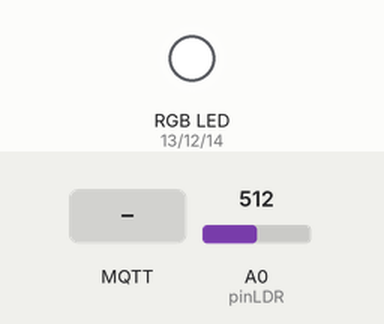
Simulated run of this sketch. Board: ESP8266 (NodeMCU). On the bench: an RGB LED mixed from three pins (HIGH = lit). The test bench sets the inputs (shaded band); at power-on: A0 (pinLDR) = 512. Dim RGB values are drawn brighter than linear; WiFi joins after 1.5 s; servers stay silent unless stated; network time is answered at once with the bench clock; the local clock reads 2024-03-15 10:24:30 at power-on unless the sketch sets it; storage starts empty; no MQTT or app messages arrive unless stated; what the sketch prints to the serial monitor is not drawn.

Above: at 6.7 s.
6.8 s: A0 (pinLDR) set to 122
At 8.0 s:
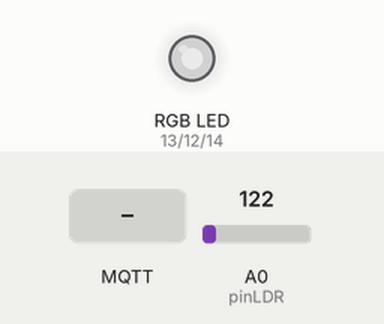
8.3 s: A0 (pinLDR) set to 138
At 9.1 s:
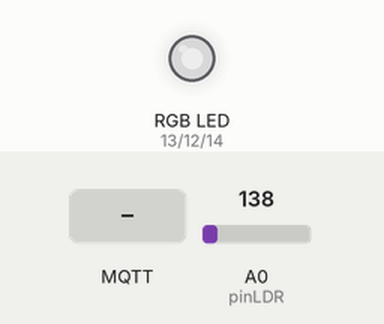
9.8 s: A0 (pinLDR) set to 306
At 10.3 s:
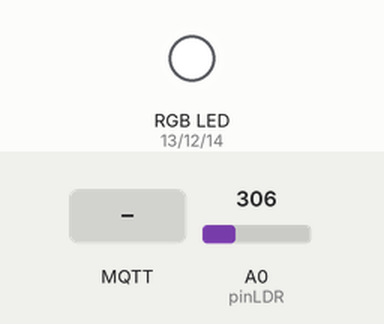
11.3 s: MQTT message "1" arrives on the first subscribed topic
At 12.6 s:
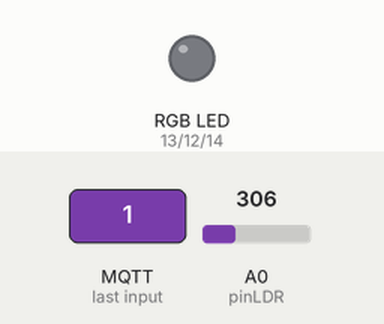
Timing chart, 0 to 14.3 s (numbered marks = the images above; inputs shaded):
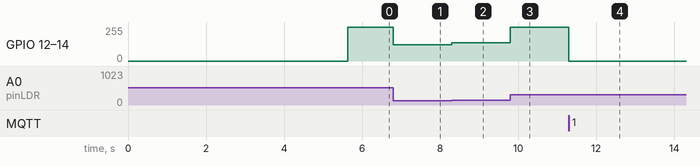

The sketch:

codigo_esp8266.ino
```cpp
/*
  Proyecto IoT
Equipo:
--Gomez Velaco Brian Jospeh
--Jacobo Castillo Andrew Pold
--Chuctaya Ruiz Diego Moises
--Ramos Ticona Gilbert
*/

#include "FS.h"
#include <ESP8266WiFi.h>
#include <PubSubClient.h>
#include <NTPClient.h>
#include <WiFiUdp.h>
#include <ArduinoJson.h>
#include <TimeLib.h>


// Valores para la conexion WiFi
const char* ssid                = "GOMEZ 2,4G";
const char* password            = "holathiago123456789";

const int pinLDR                = A0;
bool onOff                      = true;
int MODE_LED                    = 1;
int R                           = 50;
int G                           = 50;
int B                           = 50;
 //MQTT broker ip (EndPoint obtenido del portal AWS)
const char * AWS_endpoint       = "a34bt8gk372w9w-ats.iot.us-east-2.amazonaws.com";

unsigned long tiempoPrevio      = 0; // Variable para almacenar el tiempo previo
unsigned long intervalo         = 10000;

int redpin                      = 13; // select the pin for the red LED
int greenpin                    = 12 ;// select the pin for the green LED
int bluepin                     = 14;

//Nombre del topico para hacer Publish
const String topicPublish       = "sensor/data";

//Nombre del topico para hacer Subscribe
const String topicSubscribe     = "state/led";

WiFiUDP ntpUDP;
const long utcOffsetInSeconds   = -18000;
NTPClient timeClient(ntpUDP, "pool.ntp.org",utcOffsetInSeconds);


//CallBack, se imprime en el Monitor Serie el mensaje recivido por el servicio Cloud
void callback(char * topic, byte * payload, unsigned int length) {
  Serial.print("Message arrived [");
  Serial.print(topic);
  Serial.print("] ");
  for (int i = 0; i < length; i++) {
    Serial.print((char) payload[i]);
  }
  Serial.println(topic);

  payload[length] = '\0';
  String jsonString = String((char*)payload);
  DynamicJsonDocument doc(512);
  deserializeJson(doc, jsonString);
  int value1 = doc["on_off"];
  int value2 = doc["mode_led"];
  int r = doc["r"];
  int g = doc["g"];
  int b = doc["b"];

 // Si el valor del payload es 1 se enciende el led, de lo contrario se apaga
    if (value1 == 1) {
        onOff = true;
    } else if(value1 == 0) {
        onOff = false;
    }

    if(value2 == 1){
        MODE_LED = 1;
    }else if(value2 == 2){
        MODE_LED = 2;
        R=r;
        G=g;
        B=b;
    }
}

WiFiClientSecure espClient;
//MQTT port 8883 - standard
PubSubClient client(AWS_endpoint, 8883, callback, espClient);
long lastMsg = 0;
char msg[50];
int value = 0;
void setup_wifi() {
  delay(10);
  // Inicializamos Wifi
  espClient.setBufferSizes(512, 512);
  Serial.println();
  Serial.print("Connecting to ");
  Serial.println(ssid);
  WiFi.begin(ssid, password);
  while (WiFi.status() != WL_CONNECTED) {
    delay(500);
    Serial.print(".");
  }
  Serial.println("");
  Serial.println("WiFi connected");
  Serial.println("IP address: ");
  Serial.println(WiFi.localIP());
  timeClient.begin();
  while (!timeClient.update()) {
    timeClient.forceUpdate();
  }
  espClient.setX509Time(timeClient.getEpochTime());
}
void reconnect() {
  // Reconeccion si es necesario
  while (!client.connected()) {
    Serial.print("Attempting MQTT connection...");
    if (client.connect("ESPthing")) {
      Serial.println("connected");

      client.publish("outTopic", "Hola, somos Brian, Andrew , Diego y Gilbert!!!!!!!! ");

      client.subscribe("inTopic");
    } else {
      Serial.print("failed, rc=");
      Serial.print(client.state());
      Serial.println(" try again in 5 seconds");
      char buf[256];
      espClient.getLastSSLError(buf, 256);
      Serial.print("WiFiClientSecure SSL error: ");
      Serial.println(buf);
      delay(5000);
    }
  }
}


void setup() {
  Serial.begin(115200);
  Serial.setDebugOutput(true);
  // inicializamos el led del esp8266

  setup_wifi();
  delay(1000);
  if (!SPIFFS.begin()) {
    Serial.println("Failed to mount file system");
    return;
  }
  Serial.print("Heap: ");
  Serial.println(ESP.getFreeHeap());
  // Cargamos los certificados
  File cert = SPIFFS.open("/cert.der", "r"); //verifica
  if (!cert) {
    Serial.println("Failed to open cert file");
  } else
    Serial.println("Success to open cert file");
  delay(1000);
  if (espClient.loadCertificate(cert))
    Serial.println("cert loaded");
  else
    Serial.println("cert not loaded");
  // Cargamos llave privada
  File private_key = SPIFFS.open("/private.der", "r");
  if (!private_key) {
    Serial.println("Failed to open private cert file");
  } else
    Serial.println("Success to open private cert file");
  delay(1000);
  if (espClient.loadPrivateKey(private_key))
    Serial.println("private key loaded");
  else
    Serial.println("private key not loaded");
  // Cargamos CA
  File ca = SPIFFS.open("/ca.der", "r");
  if (!ca) {
    Serial.println("Failed to open ca ");
  } else
    Serial.println("Success to open ca");
  delay(1000);
  if (espClient.loadCACert(ca))
    Serial.println("ca loaded");
  else
    Serial.println("ca failed");
  Serial.print("Heap: ");
  Serial.println(ESP.getFreeHeap());
}


void loop() {
  if (!client.connected()) {
    reconnect();
  }
  // Lee el valor analógico del sensor LDR
  int valorLDR = analogRead(pinLDR);
  client.loop();
  //De acuerdo al valor analogico del sensor LDR establecemos el nivel de luminosidad del LED


  time_t epochTime = timeClient.getEpochTime();
  struct tm *ptm = gmtime ((time_t *)&epochTime);
  int monthDay = ptm->tm_mday;
  int currentMonth = ptm->tm_mon+1;
  int currentYear = ptm->tm_year+1900;


  String currentDate = String(monthDay) + "-" + String(currentMonth) + "-" + String(currentYear);
  String timeNow =  String(timeClient.getHours())+":"+String(timeClient.getMinutes())+":"+String(timeClient.getSeconds());
  /***
     if(onOff){
      if(valorLDR < 20){
        analogWrite(pinTX, 0);
      }else if(valorLDR >= 20 && valorLDR < 50){
        analogWrite(pinTX, 50);
      }
      else if(valorLDR >=50 && valorLDR < 60){
        analogWrite(pinTX, 200);
      } else {
        analogWrite(pinTX,255);
      }
  }
  else{
    analogWrite(pinTX, 0);
  }
  ***/

  if(MODE_LED == 1){
     if(onOff){
       if(valorLDR<20){
        analogWrite(redpin,0);
        analogWrite(greenpin,0);
        analogWrite(bluepin,0);
       }else{
        analogWrite(redpin,valorLDR);
        analogWrite(greenpin,valorLDR);
        analogWrite(bluepin,valorLDR);
       }

     }else{
      analogWrite(redpin,0);
      analogWrite(greenpin,0);
      analogWrite(bluepin,0);
     }
  }else if(MODE_LED ==2){
     if(onOff){
      analogWrite(redpin,R);
      analogWrite(greenpin,G);
      analogWrite(bluepin,B);
     }else{
      analogWrite(redpin,0);
      analogWrite(greenpin,0);
      analogWrite(bluepin,0);
     }
  }

  StaticJsonDocument<128> jsonDoc;
  // Obtenemos la fecha y hora actual
  jsonDoc["date"] = currentDate;
  jsonDoc["time"] = timeNow;
  jsonDoc["value"] = valorLDR;
  jsonDoc["unit"] = "lux";
  jsonDoc["notes"] = topicPublish;


  String jsonString;
  serializeJson(jsonDoc, jsonString);

   if (millis() - tiempoPrevio >= intervalo) {
      tiempoPrevio = millis();
      //Publicamos el mensaje del sensor en el servicio Cloud(AWS), con el topico llamado "sensor/data"
      client.publish(topicPublish.c_str(), jsonString.c_str());
      //Imprimimos el mensaje en el monitor serie
      Serial.println(jsonString.c_str());
   }

  //Recibimos el mensaje enviado por el servicio cloud (AWS, con el topico llamado "state/led"
  char recivedMsg = client.subscribe(topicSubscribe.c_str(),1);
  //Imprimimos el mensaje en el monitor serie
  Serial.println(recivedMsg);

}
```

Measured:
- after the input at 6.8 s, GPIO 12 (greenpin), GPIO 13 (redpin), GPIO 14 (bluepin): 255/255 → 122/255 at once
- after the input at 8.3 s, GPIO 12 (greenpin), GPIO 13 (redpin), GPIO 14 (bluepin): 122/255 → 138/255 at once
- after the input at 9.8 s, GPIO 12 (greenpin), GPIO 13 (redpin), GPIO 14 (bluepin): 138/255 → 255/255 at once
- after the input at 11.3 s, GPIO 12 (greenpin), GPIO 13 (redpin), GPIO 14 (bluepin): 255/255 → 0/255 at once
